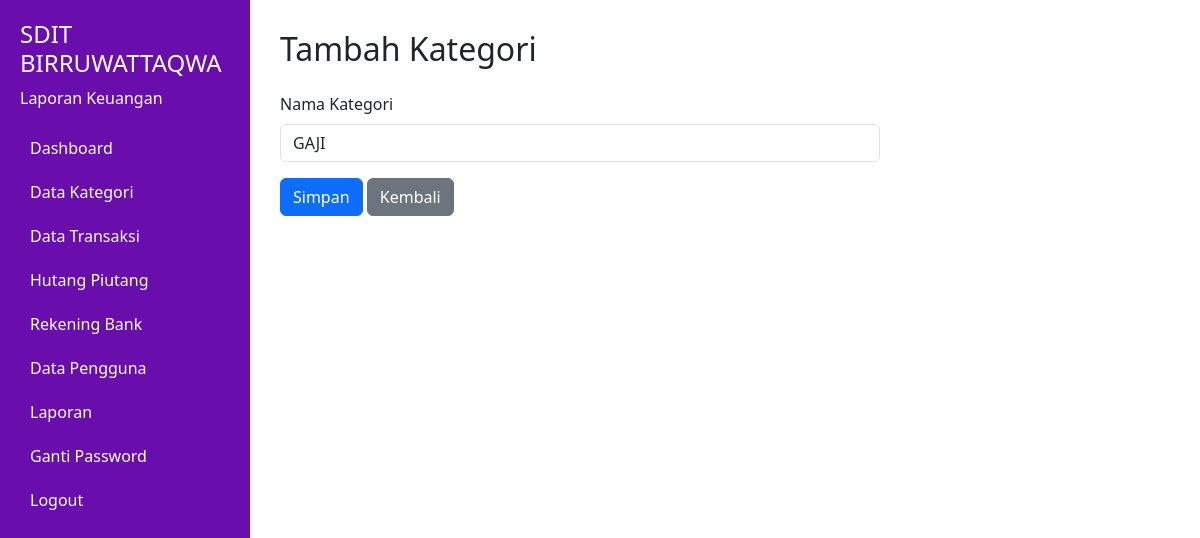
Before: /kategori/edit/2/ with the older database file.
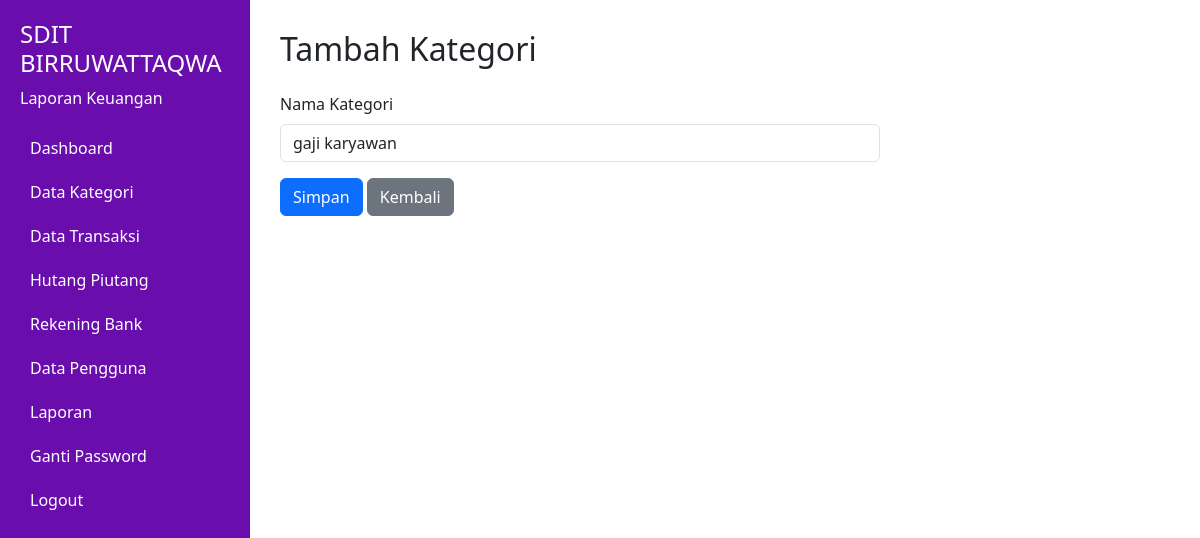
After: the same page with the newer database file.
### keuangan/models.py (models this page shows, shortened)
class Kategori(models.Model):
    nama = models.CharField(max_length=255)

### keuangan/views.py (the view)
# urls.py: path('kategori/edit/<int:pk>/', views.edit_kategori, name='edit_kategori'),
def edit_kategori(request, pk):
    kategori = get_object_or_404(Kategori, pk=pk)
    form = KategoriForm(request.POST or None, instance=kategori)
    if form.is_valid():
        form.save()
        return redirect('kategori_list')
    return render(request, 'keuangan/tambah_kategori.html', {'form': form})

### keuangan/forms.py
class KategoriForm(forms.ModelForm):
    class Meta:
        model = Kategori
        fields = ['nama']
        widgets = {
            'nama': forms.TextInput(attrs={'class': 'form-control', 'placeholder': 'Masukkan nama kategori'}),
        }

### keuangan/templates/keuangan/tambah_kategori.html (shortened to what this page needs)
{% load static %}
<!DOCTYPE html>
<html lang="id">
<head>
    <link rel="stylesheet" href="https://cdn.jsdelivr.net/npm/bootstrap@5.3.0/dist/css/bootstrap.min.css">
</head>
<body>
    <div class="sidebar">
        <h4>SDIT BIRRUWATTAQWA</h4>
        <p>Laporan Keuangan</p>
        <a href="#">Dashboard</a>
        <a href="{% url 'kategori_list' %}">Data Kategori</a>
        <a href="{% url 'daftar_transaksi' %}">Data Transaksi</a>
        <a href="{% url 'hutang_piutang' %}">Hutang Piutang</a>
        <a href="{% url 'rekening_bank' %}">Rekening Bank</a>
        <a href="#">Data Pengguna</a>
        <a href="#">Laporan</a>
        <a href="#">Ganti Password</a>
        <a href="#">Logout</a>
    </div>
    <div class="main-content">
        <div class="form-container">
            <h2 class="mb-4">Tambah Kategori</h2>
            <form method="POST">
                <div class="mb-3">
                    <label for="id_nama" class="form-label">Nama Kategori</label>
                    {{ form.nama }}
                </div>
                <button type="submit" class="btn btn-primary">Simpan</button>
                <a href="{% url 'kategori_list' %}" class="btn btn-secondary">Kembali</a>
            </form>
        </div>
    </div>
</body>
</html>

Changed rows visible on the page:
changed Kategori: nama "GAJI" → "gaji karyawan"
